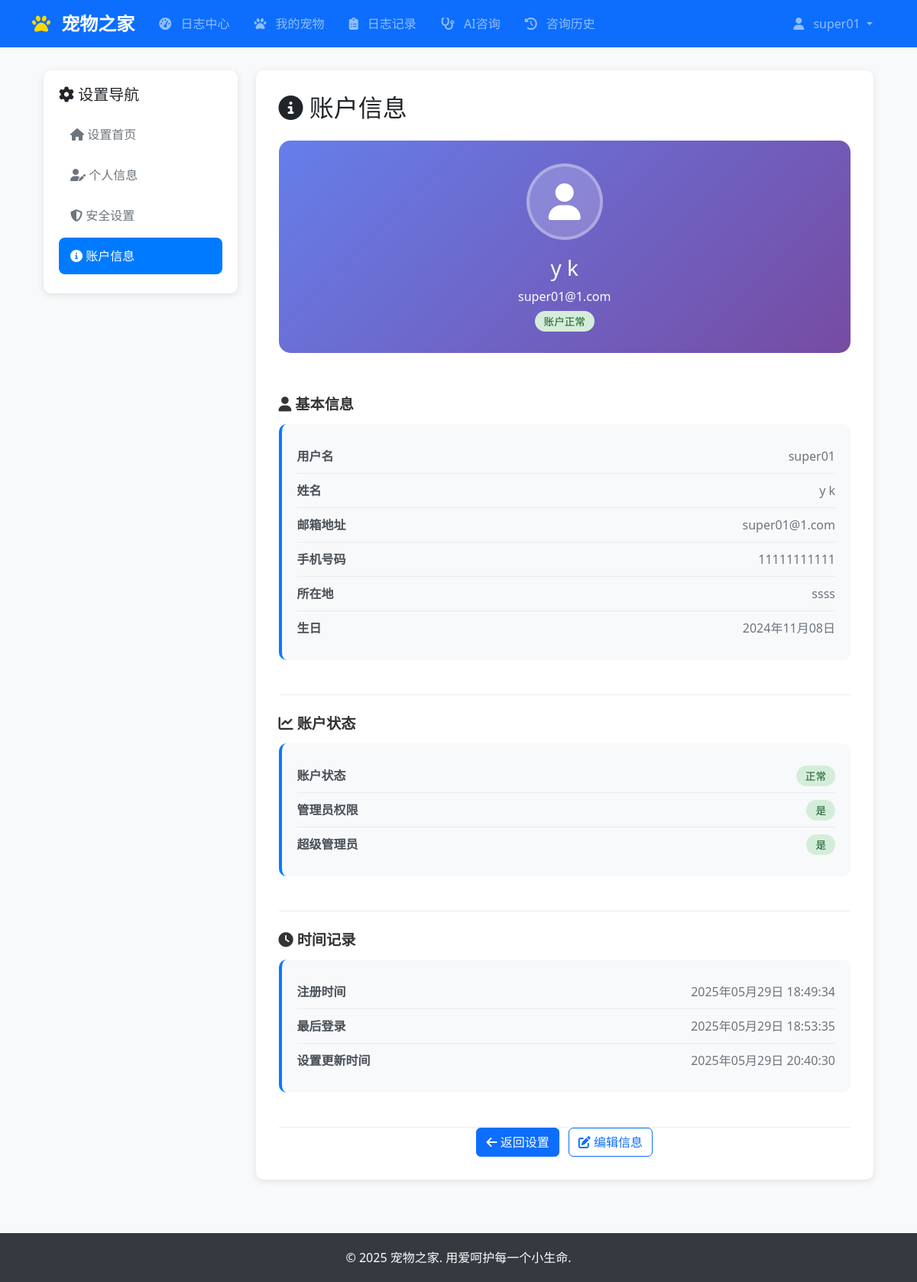
Before: /accounts/settings/account-info/ (signed in) with the older database file.
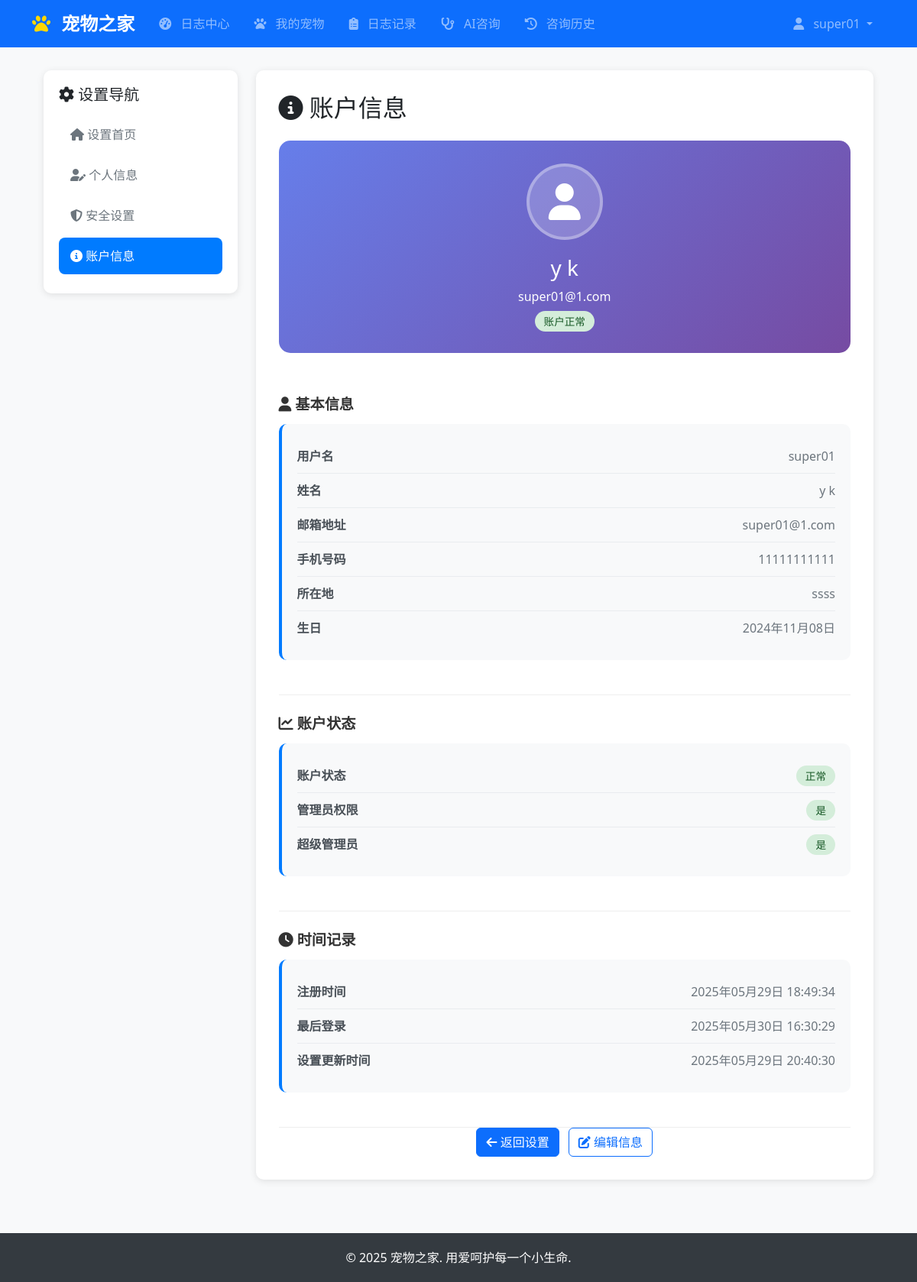
After: the same page with the newer database file.
### accounts/models.py (models this page shows, shortened)
class CustomUser(AbstractUser):
    phone = models.CharField(max_length=15, blank=True, verbose_name='手机号码')
    profile_picture = models.ImageField(upload_to='profile_pics/', blank=True, verbose_name='头像')
    bio = models.TextField(max_length=500, blank=True, verbose_name='个人简介')
    birth_date = models.DateField(null=True, blank=True, verbose_name='生日')
    location = models.CharField(max_length=100, blank=True, verbose_name='所在地')
    settings_updated_at = models.DateTimeField(auto_now=True, verbose_name='设置更新时间')
    class Meta:
        verbose_name = '用户'
        verbose_name_plural = '用户'

### accounts/views.py (the view)
# urls.py: path('settings/account-info/', views.account_info_view, name='account_info'),
@login_required
def account_info_view(request):
    context = {
        'user': request.user,
        'account_created': request.user.date_joined,
        'last_login': request.user.last_login,
        'settings_updated': request.user.settings_updated_at,
    }
    return render(request, 'accounts/account_info.html', context)

### accounts/templates/accounts/account_info.html (shortened to what the changed rows need)
{% extends 'base.html' %}
{% load static %}
{% block content %}
<div class="settings-container">
    <div class="row">
        <div class="col-lg-9 col-md-8">
            <div class="settings-content">
                <h2 class="mb-4"><i class="fas fa-info-circle"></i> 账户信息</h2>
                <div class="profile-summary">
                    {% if user.profile_picture %}
                        <img src="{{ user.profile_picture.url }}" alt="头像" class="profile-avatar">
                    {% else %}
                        <div class="no-avatar">
                            <i class="fas fa-user fa-3x"></i>
                        </div>
                    {% endif %}
                    <h3>{{ user.get_full_name|default:user.username }}</h3>
                    <p class="mb-2">{{ user.email }}</p>
                    <span class="status-badge {% if user.is_active %}status-active{% else %}status-inactive{% endif %}">
                        {% if user.is_active %}账户正常{% else %}账户已停用{% endif %}
                    </span>
                </div>
                <div class="info-section">
                    <div class="info-card">
                        <div class="info-row">
                            <span class="info-label">用户名</span>
                            <span class="info-value">{{ user.username }}</span>
                        </div>
                        <div class="info-row">
                            <span class="info-label">姓名</span>
                            <span class="info-value">
                                {% if user.get_full_name %}
                                    {{ user.get_full_name }}
                                {% else %}
                                    <span class="text-muted">未设置</span>
                                {% endif %}
                            </span>
                        </div>
                        <div class="info-row">
                            <span class="info-label">邮箱地址</span>
                            <span class="info-value">{{ user.email|default:"未设置" }}</span>
                        </div>
                        <div class="info-row">
                            <span class="info-label">手机号码</span>
                            <span class="info-value">{{ user.phone|default:"未设置" }}</span>
                        </div>
                        <div class="info-row">
                            <span class="info-label">所在地</span>
                            <span class="info-value">{{ user.location|default:"未设置" }}</span>
                        </div>
                        <div class="info-row">
                            <span class="info-label">生日</span>
                            <span class="info-value">
                                {% if user.birth_date %}
                                    {{ user.birth_date|date:"Y年m月d日" }}
                                {% else %}
                                    <span class="text-muted">未设置</span>
                                {% endif %}
                            </span>
                        </div>
                    </div>
                </div>
                <div class="info-section">
                    <div class="info-card">
                        <div class="info-row">
                            <span class="info-label">注册时间</span>
                            <span class="info-value">{{ account_created|date:"Y年m月d日 H:i:s" }}</span>
                        </div>
                        <div class="info-row">
                            <span class="info-label">最后登录</span>
                            <span class="info-value">
                                {% if last_login %}
                                    {{ last_login|date:"Y年m月d日 H:i:s" }}
                                {% else %}
                                    <span class="text-muted">从未登录</span>
                                {% endif %}
                            </span>
                        </div>
                        <div class="info-row">
                            <span class="info-label">设置更新时间</span>
                            <span class="info-value">
                                {% if settings_updated %}
                                    {{ settings_updated|date:"Y年m月d日 H:i:s" }}
                                {% else %}
                                    <span class="text-muted">从未更新</span>
                                {% endif %}
                            </span>
                        </div>
                    </div>
                </div>
            </div>
        </div>
    </div>
</div>
{% endblock %}

### templates/base.html (shortened to what this page needs)
<!DOCTYPE html>
<html lang="zh-CN">
<head>
    <link href="https://cdn.jsdelivr.net/npm/bootstrap@5.3.0/dist/css/bootstrap.min.css" rel="stylesheet">
    <link rel="stylesheet" href="https://cdnjs.cloudflare.com/ajax/libs/font-awesome/6.4.0/css/all.min.css">
</head>
<body>
    <nav class="navbar navbar-expand-lg navbar-dark bg-primary">
        <div class="container">
            <a class="navbar-brand" href="{% url 'home' %}">
                <i class="fas fa-paw"></i> 宠物之家
            </a>
                        <div class="collapse navbar-collapse" id="navbarNav">
                <ul class="navbar-nav me-auto">{% if user.is_authenticated %}
                        <li class="nav-item">
                            <a class="nav-link" href="{% url 'logs:logs_center' %}">
                                <i class="fas fa-tachometer-alt"></i> 日志中心
                            </a>
                        </li>
                        <li class="nav-item">
                            <a class="nav-link" href="{% url 'pets:pet_list' %}">
                                <i class="fas fa-paw"></i> 我的宠物
                            </a>
                        </li>
                        <li class="nav-item">
                            <a class="nav-link" href="{% url 'logs:log_list' %}">
                                <i class="fas fa-clipboard-list"></i> 日志记录
                            </a>
                        </li>                        <li class="nav-item">
                            <a class="nav-link" href="{% url 'accounts:dashboard' %}">
                                <i class="fas fa-stethoscope"></i> AI咨询
                            </a>
                        </li>
                        <li class="nav-item">
                            <a class="nav-link" href="{% url 'consultations:consultation_history' %}">
                                <i class="fas fa-history"></i> 咨询历史
                            </a>
                        </li>{% endif %}
                </ul>
                <ul class="navbar-nav">
                    {% if user.is_authenticated %}
                        <li class="nav-item dropdown">
                            <a class="nav-link dropdown-toggle" href="#" role="button" data-bs-toggle="dropdown" aria-expanded="false">
                                <i class="fas fa-user"></i> {{ user.username }}
                            </a>
                        </li>
                    {% endif %}
                </ul>
            </div>
        </div>
    </nav>
    <main class="container mt-4">
        {% block content %}{% endblock %}
    </main>
    <footer class="footer">
        <div class="container text-center">
            <p class="mb-0">&copy; 2025 宠物之家. 用爱呵护每一个小生命.</p>
        </div>
    </footer>
</body>
</html>

Changed rows visible on the page:
changed CustomUser "super01": last_login "2025年05月29日 18:53:35" → "2025年05月30日 16:30:29"
